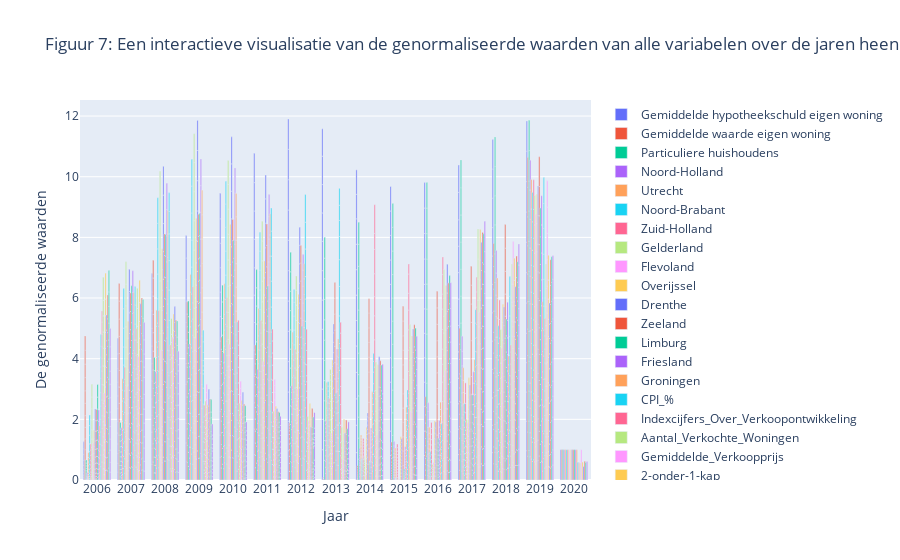

The notebook cell saved with this chart:
### Code cell
# Verwijder de kolom 'Jaar' uit de dataframe
normalized_df_without_year = normalized_df.drop('Jaar', axis=1)

fig = go.Figure()

for column in normalized_df_without_year.columns:
    fig.add_trace(go.Bar(x=normalized_df['Jaar'], y=normalized_df[column], name=column))

fig.update_layout(title='Figuur 7: Een interactieve visualisatie van de genormaliseerde waarden van alle variabelen over de jaren heen', xaxis_title='Jaar', yaxis_title='De genormaliseerde waarden')
fig.show()

### Figure 1 — Plotly figure (JSON) as saved in the notebook; plotly's stock layout.template omitted (floating-point values rounded to 4 significant figures; data arrays with more than 128 entries replaced by an {"elided": "..."} marker saying what was removed)
{"data": [{"name": "Gemiddelde hypotheekschuld eigen woning", "type": "bar", "x": {"elided": "169 str values"}, "y": {"elided": "169 float values"}}, {"name": "Gemiddelde waarde eigen woning", "type": "bar", "x": {"elided": "169 str values"}, "y": {"elided": "169 float values"}}, {"name": "Particuliere huishoudens", "type": "bar", "x": {"elided": "169 str values"}, "y": {"elided": "169 float values"}}, {"name": "Noord-Holland", "type": "bar", "x": {"elided": "169 str values"}, "y": {"elided": "169 float values"}}, {"name": "Utrecht", "type": "bar", "x": {"elided": "169 str values"}, "y": {"elided": "169 float values"}}, {"name": "Noord-Brabant", "type": "bar", "x": {"elided": "169 str values"}, "y": {"elided": "169 float values"}}, {"name": "Zuid-Holland", "type": "bar", "x": {"elided": "169 str values"}, "y": {"elided": "169 float values"}}, {"name": "Gelderland", "type": "bar", "x": {"elided": "169 str values"}, "y": {"elided": "169 float values"}}, {"name": "Flevoland", "type": "bar", "x": {"elided": "169 str values"}, "y": {"elided": "169 float values"}}, {"name": "Overijssel", "type": "bar", "x": {"elided": "169 str values"}, "y": {"elided": "169 float values"}}, {"name": "Drenthe", "type": "bar", "x": {"elided": "169 str values"}, "y": {"elided": "169 float values"}}, {"name": "Zeeland", "type": "bar", "x": {"elided": "169 str values"}, "y": {"elided": "169 float values"}}, {"name": "Limburg", "type": "bar", "x": {"elided": "169 str values"}, "y": {"elided": "169 float values"}}, {"name": "Friesland", "type": "bar", "x": {"elided": "169 str values"}, "y": {"elided": "169 float values"}}, {"name": "Groningen", "type": "bar", "x": {"elided": "169 str values"}, "y": {"elided": "169 float values"}}, {"name": "CPI_%", "type": "bar", "x": {"elided": "169 str values"}, "y": {"elided": "169 float values"}}, {"name": "Indexcijfers_Over_Verkoopontwikkeling", "type": "bar", "x": {"elided": "169 str values"}, "y": {"elided": "169 float values"}}, {"name": "Aantal_Verkochte_Woningen", "type": "bar", "x": {"elided": "169 str values"}, "y": {"elided": "169 float values"}}, {"name": "Gemiddelde_Verkoopprijs", "type": "bar", "x": {"elided": "169 str values"}, "y": {"elided": "169 float values"}}, {"name": "2-onder-1-kap", "type": "bar", "x": {"elided": "169 str values"}, "y": {"elided": "169 float values"}}, {"name": "Appartement", "type": "bar", "x": {"elided": "169 str values"}, "y": {"elided": "169 float values"}}, {"name": "Hoekwoning", "type": "bar", "x": {"elided": "169 str values"}, "y": {"elided": "169 float values"}}, {"name": "Tussenwoning", "type": "bar", "x": {"elided": "169 str values"}, "y": {"elided": "169 float values"}}, {"name": "Vrijstaand", "type": "bar", "x": {"elided": "169 str values"}, "y": {"elided": "169 float values"}}], "layout": {"title": {"text": "Figuur 7: Een interactieve visualisatie van de genormaliseerde waarden van alle variabelen over de jaren heen"}, "xaxis": {"title": {"text": "Jaar"}}, "yaxis": {"title": {"text": "De genormaliseerde waarden"}}}}
